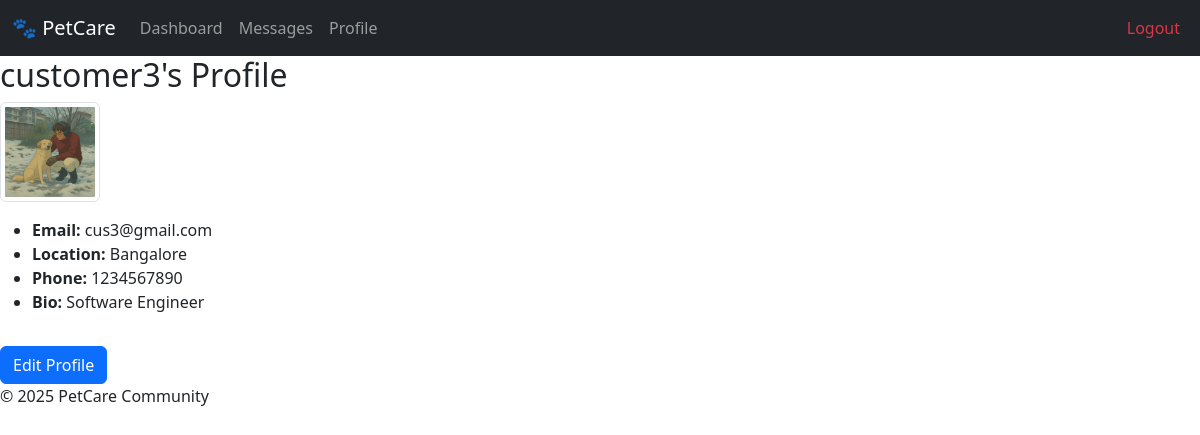
The app's page /accounts/profile/ (signed in) with its own data.
### accounts/models.py (models this page shows, shortened)
class User(AbstractUser):
    is_owner = models.BooleanField(default=False)
    is_sitter = models.BooleanField(default=False)
    profile_picture = models.ImageField(upload_to='profiles/', blank=True, null=True)
    bio = models.TextField(blank=True)
    phone_number = models.CharField(max_length=15, blank=True)
    location = models.CharField(max_length=100, blank=True)

### accounts/views.py (the view)
# urls.py: path('profile/', views.profile_view, name='profile_view'),
@login_required
def profile_view(request):
    return render(request, 'accounts/profile.html', {'user_obj': request.user})

### accounts/templates/accounts/profile.html
{% extends "base.html" %}
{% load static %}
{% block content %}
<h2>{{ user_obj.username }}'s Profile</h2>
{% if user_obj.profile_picture %}
  <img src="{{ user_obj.profile_picture.url }}" width="100" height="100" alt="Profile Picture" class="img-thumbnail">
{% else %}
  <img src="{% static 'default-profile.png' %}" width="100" height="100" alt="Default Profile" class="img-thumbnail">
{% endif %}
<ul class="mt-3">
  <li><strong>Email:</strong> {{ user_obj.email }}</li>
  <li><strong>Location:</strong> {{ user_obj.location }}</li>
  <li><strong>Phone:</strong> {{ user_obj.phone_number }}</li>
  <li><strong>Bio:</strong> {{ user_obj.bio }}</li>
</ul>
<a href="{% url 'profile_edit' %}" class="btn btn-primary mt-3">Edit Profile</a>
{% endblock %}

### records on screen
User: username "customer3", profile_picture (picture), email "cus3@gmail.com", location "Bangalore", phone_number "1234567890", bio "Software Engineer"
